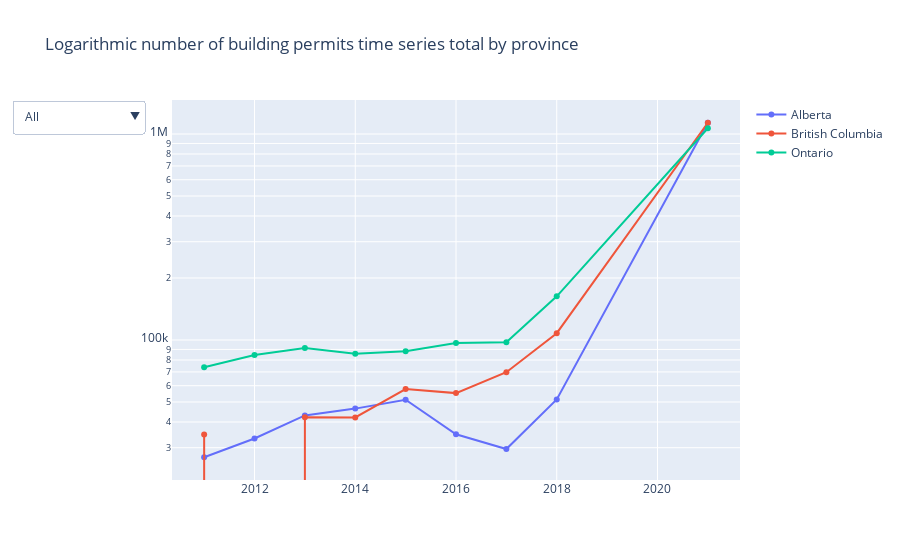

Here is the notebook cell this chart was saved with:
### Code cell
multi_plot(df_by_province, title="Logarithmic number of building permits time series total by province")

### Figure 1 — Plotly figure (JSON) as saved in the notebook; plotly's stock layout.template omitted (floating-point values rounded to 4 significant figures)
{"data": [{"name": "Alberta", "type": "scatter", "x": ["2011", "2012", "2013", "2014", "2015", "2016", "2017", "2018", "2021"], "y": [26963, 33239, 43041, 46444, 51286, 34860, 29551, 51424, 1135000.0]}, {"name": "British Columbia", "type": "scatter", "x": ["2011", "2012", "2013", "2014", "2015", "2016", "2017", "2018", "2021"], "y": [34761, 0, 42170, 42063, 57762, 55230, 69781, 107906, 1134490]}, {"name": "Ontario", "type": "scatter", "x": ["2011", "2012", "2013", "2014", "2015", "2016", "2017", "2018", "2021"], "y": [73772, 84547, 91383, 85846, 88258, 96579, 97539, 162945, 1067376]}], "layout": {"title": {"text": "Logarithmic number of building permits time series total by province"}, "updatemenus": [{"active": 0, "buttons": [{"args": [{"showlegend": true, "title": "All", "visible": [true, true, true]}], "label": "All", "method": "update"}, {"args": [{"showlegend": true, "title": "Alberta", "visible": [true, false, false]}], "label": "Alberta", "method": "update"}, {"args": [{"showlegend": true, "title": "British Columbia", "visible": [false, true, false]}], "label": "British Columbia", "method": "update"}, {"args": [{"showlegend": true, "title": "Ontario", "visible": [false, false, true]}], "label": "Ontario", "method": "update"}]}], "yaxis": {"type": "log"}}}
